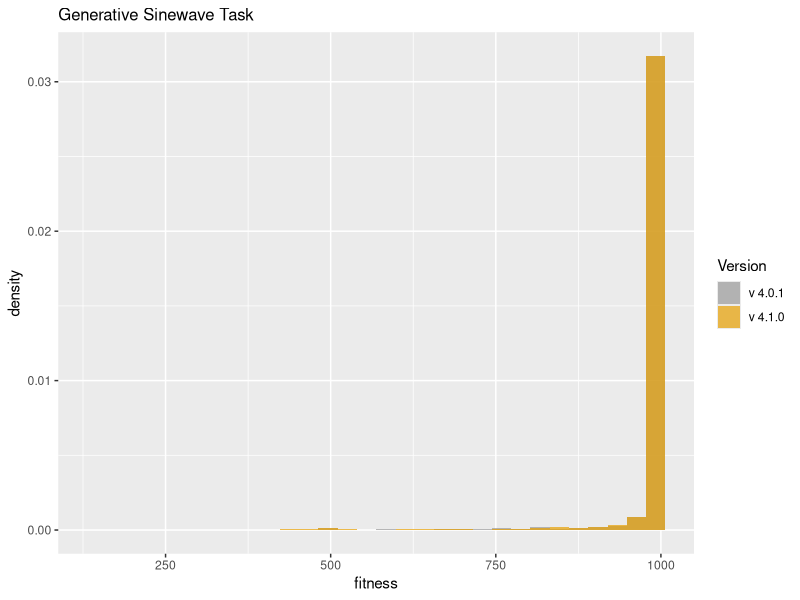
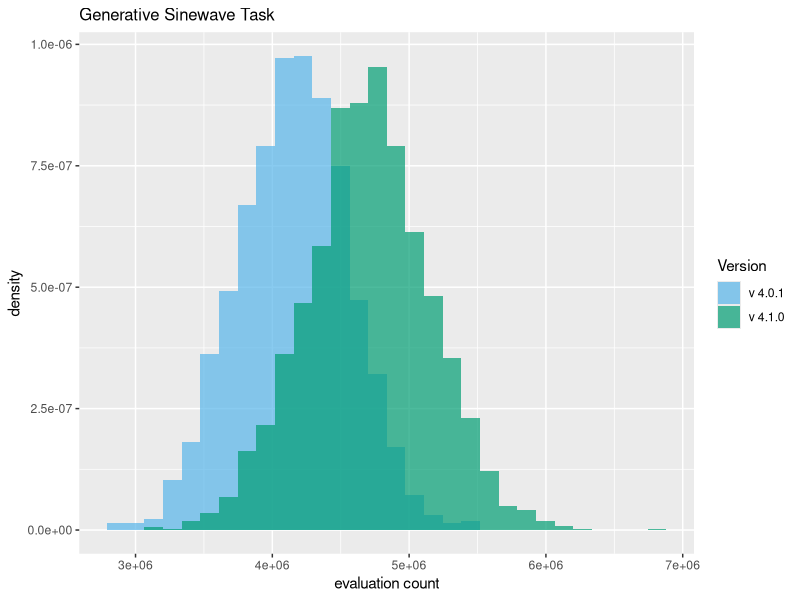
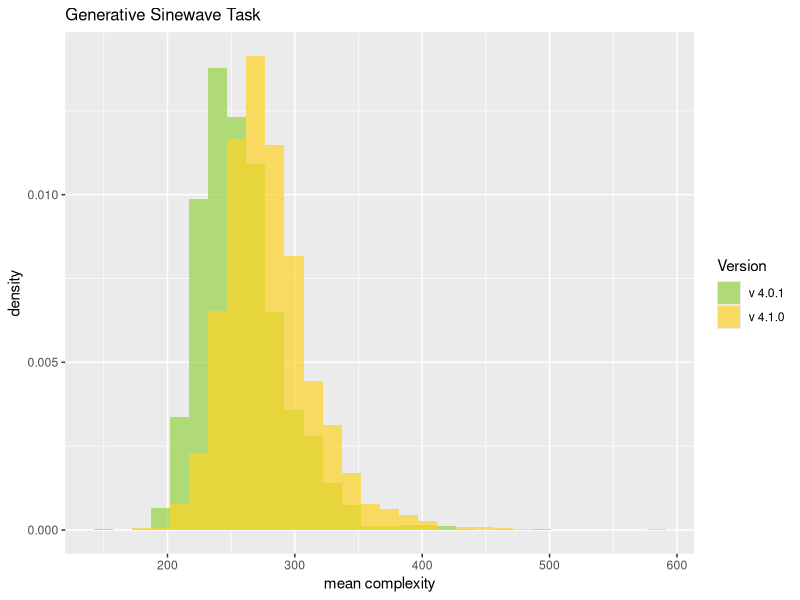

The R source for these figures, in order:
library("ggplot2")
setwd("D:/home/websites/sharpneat-web/public/releases/sharpneat-4-1-0")

# A colourblind friendly palette.
cbPalette <- c("#999999", "#E69F00", "#56B4E9", "#009E73", "#F0E442", "#0072B2", "#D55E00", "#CC79A7")
cbPaletteB <- c("#56B4E9", "#009E73", "#F0E442", "#0072B2", "#D55E00", "#CC79A7", "#999999", "#E69F00")
cbPaletteC <- c("#97d343", "#fed325")

# Load two data frames
dat1 <- read.table("sinewave-samples-v4_0_1.csv", sep=",", head=TRUE)
dat2 <- read.table("sinewave-samples-v4_1_0.csv", sep=",", head=TRUE)

# Combine the two dataframes into one.
# First create a new column in each.
dat1$ver <- 'v401'
dat2$ver <- 'v410'

# and combine into a new data frame.
dat <- rbind(dat1, dat2)

# Function to create and save a plot
createAndSavePlot <- function(data, aesMapping, fillPalette, fileName, xlab) {
  p <- ggplot(data, aes_string(aesMapping, fill = "ver")) + 
    geom_histogram(alpha = 0.7, aes(y = ..density..), position = 'identity') +
    scale_fill_manual(values=fillPalette, name='Version', labels=c('v 4.0.1','v 4.1.0')) +
    labs(x=xlab) + 
    ggtitle("Generative Sinewave Task") +
    theme(plot.title = element_text(size = 12))
  
  ggsave(filename=fileName, plot=p, height=4, width=8, units="in", dpi=100)
}

# Create and save plots
createAndSavePlot(dat, 'bestfitness', cbPalette, "sinewave-bestfitness-v401-v410-hist.png", 'fitness')
createAndSavePlot(dat, 'evalcount', cbPaletteB, "sinewave-evalcount-v401-v410-hist.png", 'evaluation count')
createAndSavePlot(dat, 'meancomplexity', cbPaletteC, "sinewave-meancomplexity-v401-v410-hist.png", 'mean complexity')
